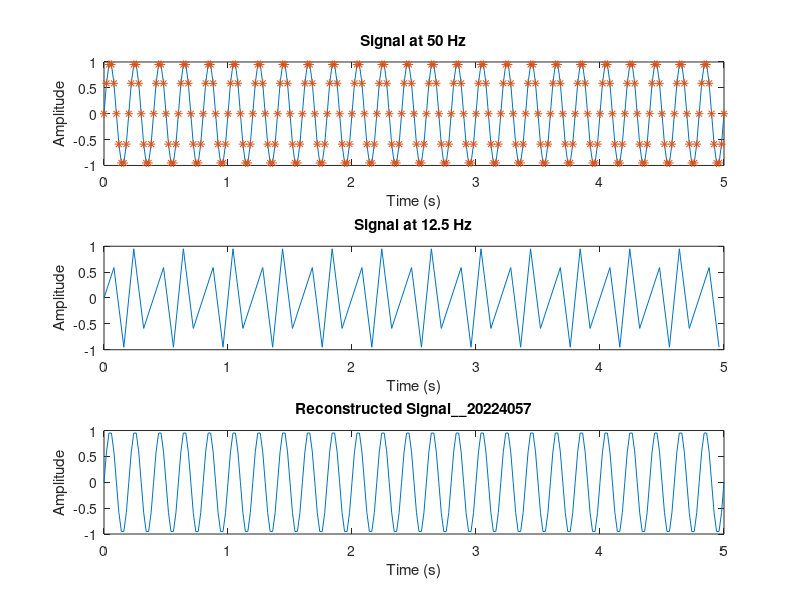

Reproduce this figure in MATLAB.
clear all;
close all;

f = 5;  % Frequency of the signal
fs = 50;  % Sampling frequency
ts = 1/fs;  % Sampling time interval
t = 0:ts:5;  % Time vector from 0 to 5 seconds
x1 = sin(2*pi*f*t);  % Original sine wave signal

subplot(3,1,1);
plot(t, x1);
hold on;
plot(t, x1, '*');
ylabel('Amplitude');
xlabel('Time (s)');
title('Signal at 50 Hz');

fs1 = 12.5;  % New sampling frequency
ts1 = 1/fs1;  % New sampling time interval
t1 = 0:ts1:5;  % New time vector from 0 to 5 seconds
x2 = sin(2*pi*f*t1);  % Downsampled sine wave signal

subplot(3,1,2);
plot(t1, x2);
xlabel('Time (s)');
ylabel('Amplitude');
title('Signal at 12.5 Hz');

% Reconstruct the signal: Replace zeros with 2*sin(2*pi*5*i)
for i = 1:length(x1)
    if x1(i) == 0
        x1(i) = 2*sin(2*pi*5*t(i));
    end
end

subplot(3,1,3);
plot(t, x1);
xlabel('Time (s)');
ylabel('Amplitude');
title('Reconstructed Signal__20224057');
